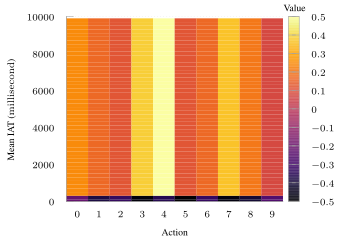

This figure's gnuplot source:
set terminal tikz standalone color size 9cm,6cm font '\scriptsize' preamble '\usepackage{microtype} \usepackage{times} \usepackage[T1]{fontenc} \usepackage{siunitx}\sisetup{detect-all}' createstyle
set output "policy-2-tcp-f5-mean.tex"

#load "parula.pal"
load "inferno.pal"

set style line 102 lc rgb '#a0a0a0' lt 1 lw 1
#set style boxplot outliers pointtype 7
#set style data boxplot
set border ls 102
set colorbox border 102
set key textcolor rgb "black"
set tics textcolor rgb "black"
set label textcolor rgb "black"

set border 3
set grid y
set xtics nomirror
set xtics offset 1.5,0
set xtics (0, 1, 2, 3, 4, 5, 6, 7, 8, 9)
set ytics nomirror

set datafile separator ","

set xlabel "Action"
set ylabel "Mean IAT ($\\si{\milli\second}$)"
set label "Value" at graph 0.98,1.05

set yrange [0.0:10000.0]
set xrange [0.0:10.0]
#set key inside bottom right

#set lmargin at screen 0.05;
#set rmargin at screen 1.1;
#set bmargin at screen 0.1;
#set tmargin at screen 0.95;

#set log cb

xs(x) = x - .5
ys(y) = y * (10000.0 / 50.0)

plot '../results/tcp-action-f5-2-mean-p.csv' matrix u (xs($1)):(ys($2)):3 every ::1 with image pixels notitle

set out
